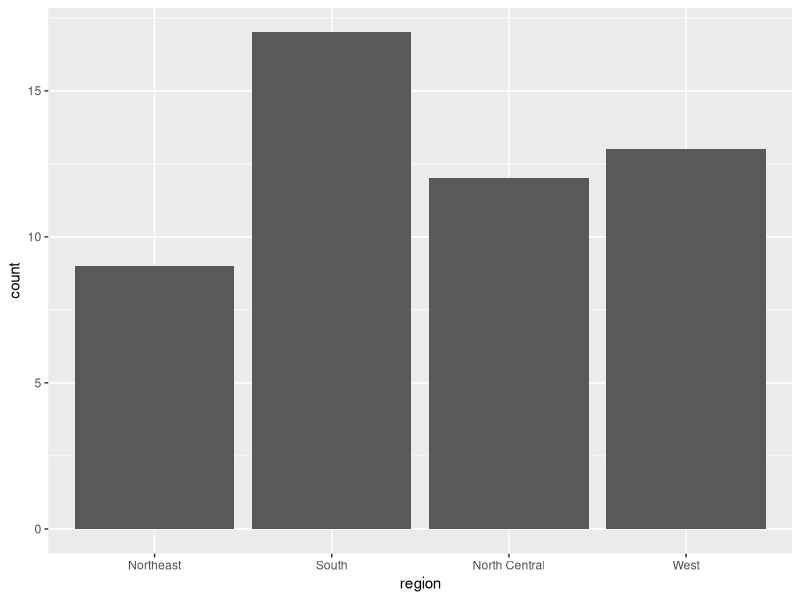
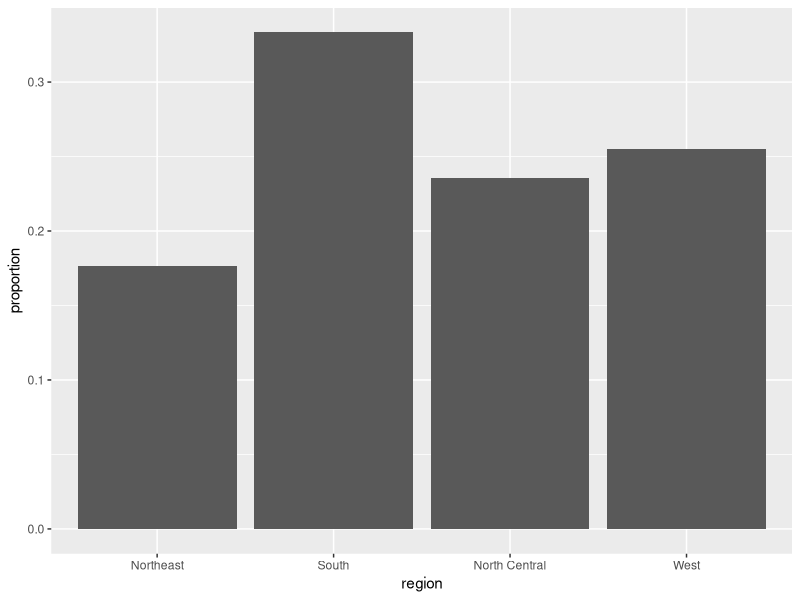
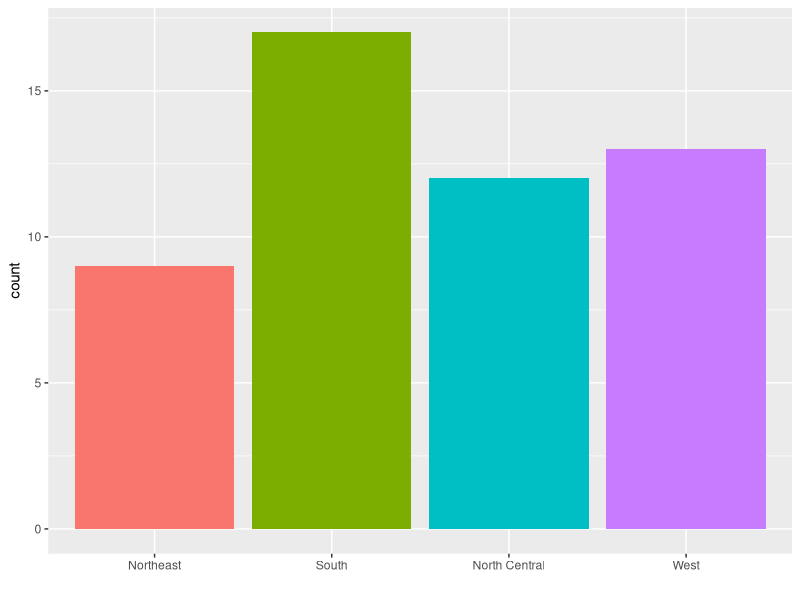
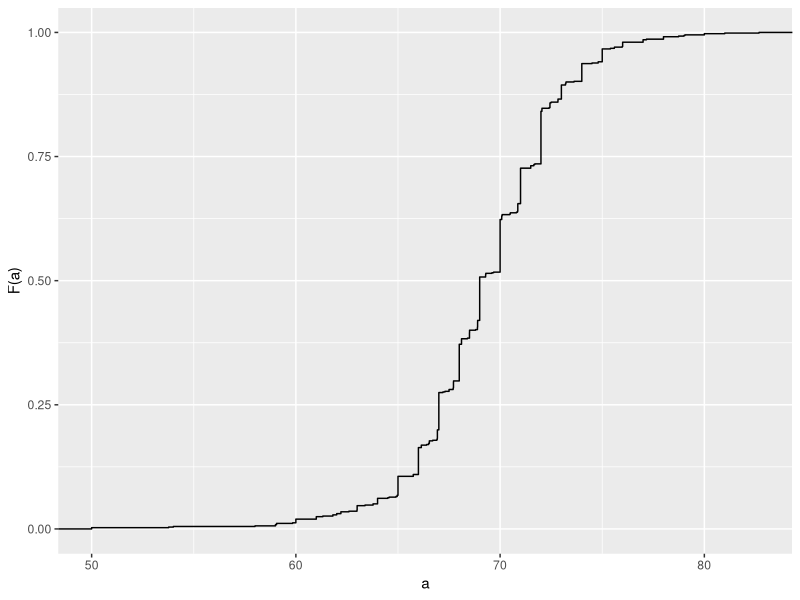
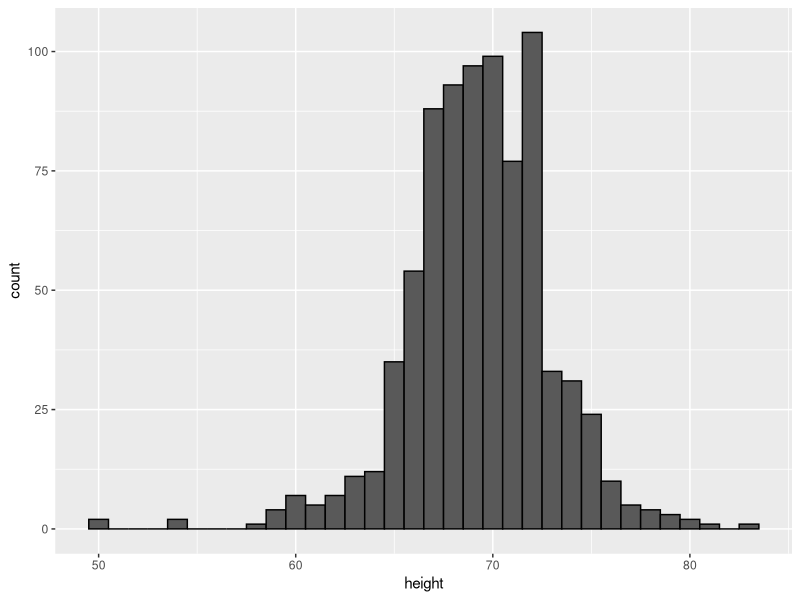
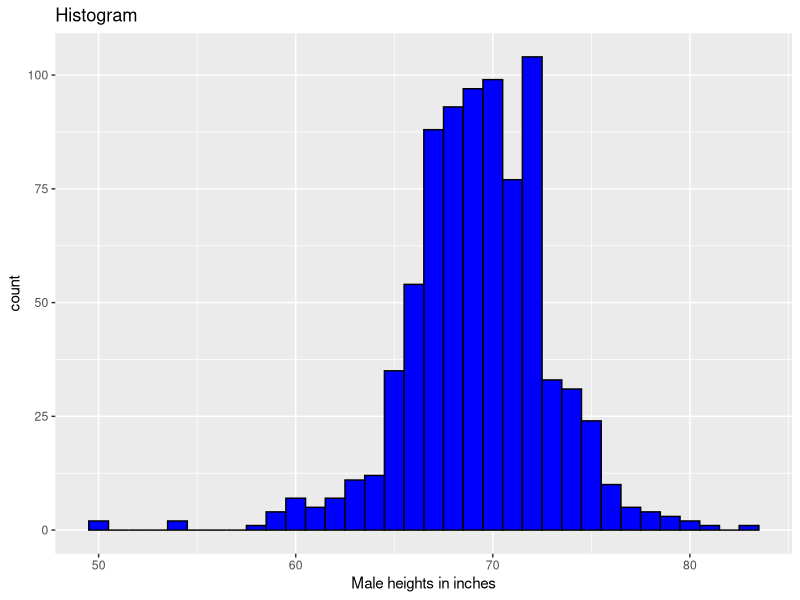
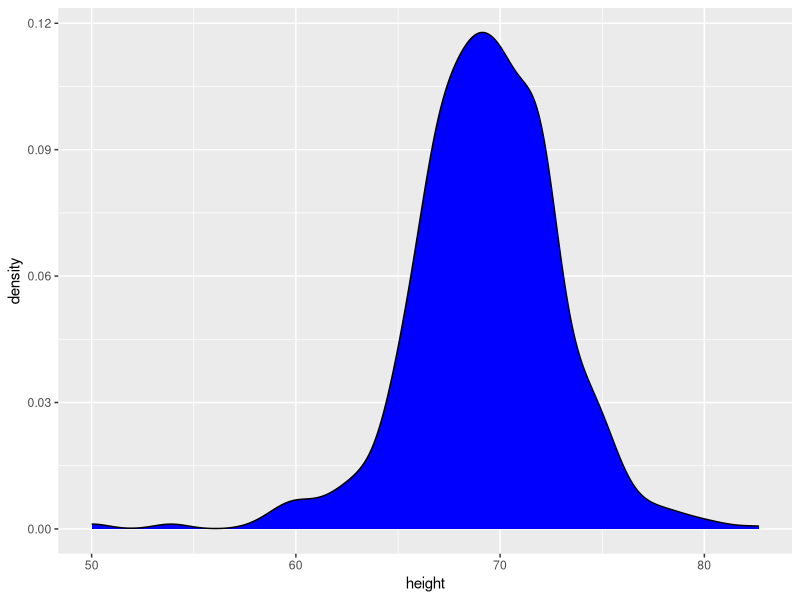
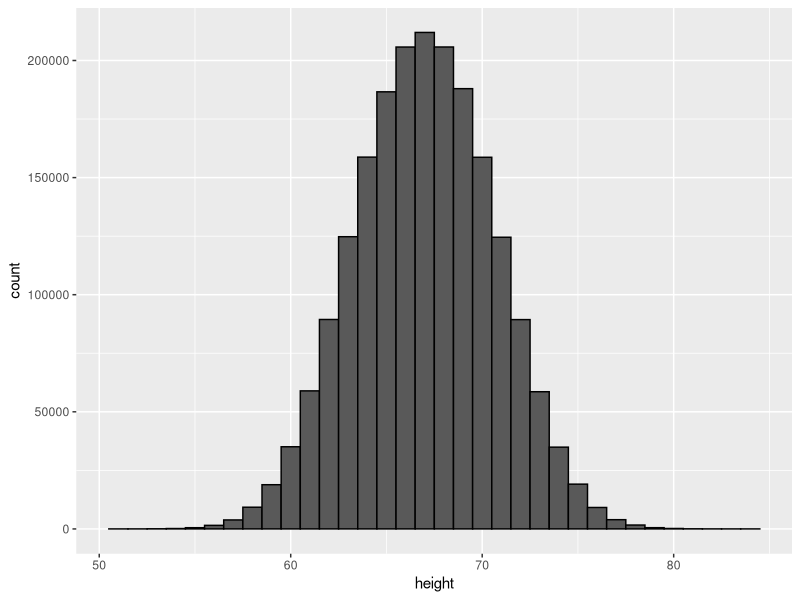

Write R code to recreate these figures, in order.
## ---- chunk 1
knitr::opts_chunk$set(echo = TRUE, fig.align="center")
library(tidyverse)
library(dslabs)
img_path <- "img/"
## ---- chunk 2
data(heights)
## ---- chunk 3
prop.table(table(heights$sex))
## ---- chunk 4
data(murders)
tab <- murders %>% 
  count(region) %>% 
  mutate(proportion = n/sum(n))
tab
## ---- chunk 5
murders %>% ggplot(aes(region)) + geom_bar()
## ---- chunk 6
tab %>% ggplot(aes(region, proportion)) + 
  geom_bar(stat = "identity")
## ---- chunk 7
murders %>% ggplot(aes(region, fill=region)) + 
  geom_bar(show.legend = FALSE) + xlab("")
## ---- chunk 8
heights %>% filter(sex=="Male") %>% 
  ggplot(aes(height)) + 
  stat_ecdf() + ylab("F(a)") + xlab("a")
## ---- chunk 9
heights %>% filter(sex=="Male") %>% 
  ggplot(aes(height)) + 
  geom_histogram(binwidth = 1, color = "black")
## ---- chunk 10
heights %>% filter(sex == "Male") %>% ggplot(aes(height)) +
  geom_histogram(binwidth = 1, fill = "blue", col = "black") +
  xlab("Male heights in inches") + ggtitle("Histogram")
## ---- chunk 11
heights %>% filter(sex=="Male") %>% 
  ggplot(aes(height)) + geom_density(fill= "blue")
## ---- chunk 12
set.seed(1988)
x <- data.frame(height = c(rnorm(1000000,69,3), rnorm(1000000,65,3)))
x %>% ggplot(aes(height)) + geom_histogram(binwidth = 1, color = "black")
## ---- chunk 13
p1 <- x %>% ggplot(aes(height)) + geom_histogram(binwidth = 1, color = "black") + ggtitle("binwidth=1")
p2 <- x %>% ggplot(aes(height)) + geom_histogram(binwidth = 0.5, color="black") + ggtitle("binwidth=0.5") 
p3 <- x %>% ggplot(aes(height)) + geom_histogram(binwidth = 0.1) + ggtitle("binwidth=0.1")
library(gridExtra)
grid.arrange(p1, p2, p3, nrow = 1)
## ---- chunk 14
hist1 <- heights %>% 
  filter(sex=="Male") %>% 
  ggplot(aes(height)) +
  geom_histogram(aes(y=..density..), binwidth = 1, color="black") 
hist2 <- hist1 +
  geom_line(stat='density')
hist3 <- hist1 + 
  geom_point(data = ggplot_build(hist2)$data[[1]], aes(x,y), col = "blue")
hist4 <- ggplot() + geom_point(data = ggplot_build(hist2)$data[[1]], aes(x,y), col = "blue") + 
  xlab("height") + ylab("density")
hist5 <- hist4 + geom_line(data = ggplot_build(hist2)$data[[2]], aes(x,y))
hist6 <- heights %>% 
  filter(sex=="Male") %>% 
  ggplot(aes(height)) +
  geom_density(alpha = 0.2, fill="#00BFC4", col = 0) +
  geom_line(stat='density') +
  scale_y_continuous(limits = layer_scales(hist2)$y$range$range)
  
grid.arrange(hist1, hist3, hist4, hist5, hist2, hist6, nrow=2)
## ---- chunk 15
p1 <- heights %>% 
  filter(sex=="Male")%>% ggplot(aes(height)) +
  geom_histogram(aes(y=..density..), binwidth = 1, alpha = 0.5) + 
  geom_line(stat='density', adjust = 0.5)

p2 <- heights %>% 
  filter(sex=="Male") %>% ggplot(aes(height)) +
  geom_histogram(aes(y=..density..), binwidth = 1, alpha = 0.5) + 
  geom_line(stat='density', adjust = 2)

grid.arrange(p1,p2, ncol=2)
## ---- chunk 16
heights %>% filter(sex=="Male") %>% 
  ggplot(aes(height)) + 
  geom_density(fill= "blue", adjust=2)
## ---- chunk 17
d <- with(heights, density(height[sex=="Male"]))
tmp <- data.frame(height=d$x, density=d$y)
tmp %>% ggplot(aes(height,density)) + geom_line() + 
  geom_area(aes(x=height,y=density), data = filter(tmp, between(height, 65, 68)), alpha=0.2, fill="blue")
## ---- chunk 18
heights %>% ggplot(aes(height, fill=sex)) + 
  geom_density(alpha = 0.2)
## ---- chunk 19
library(dslabs)
ds_theme_set()
data(murders)
murders %>% group_by(region) %>%
  summarize(n = n()) %>%
  mutate(Proportion = n/sum(n), 
         region = reorder(region, Proportion)) %>%
  ggplot(aes(x=region, y=Proportion, fill=region)) + 
  geom_bar(stat = "identity", show.legend = FALSE) + 
  xlab("")
## ---- chunk 20
heights %>% filter(sex == "Male") %>% ggplot(aes(height)) + 
  stat_ecdf() +
  ylab("F(a)") + xlab("a")
## ---- chunk 21
murders %>% mutate(murder_rate = total/population * 10^5) %>%
  ggplot(aes(murder_rate)) + 
  stat_ecdf() +
  ylab("F(a)") + xlab("a")
## ---- chunk 22
heights %>% 
  filter(sex == "Male") %>% 
  ggplot(aes(height)) + 
  geom_histogram(binwidth = 1, color = "black")
## ---- chunk 23
murders %>% ggplot(aes(x=population/10^6)) + 
  geom_density(fill = "grey") + 
  scale_x_log10() +
  xlab("Population in millions")
## ---- chunk 24
library(gridExtra)
p1 <- murders %>% ggplot(aes(x=population/10^6)) + 
  geom_density(fill = "grey", bw = 5) + xlab("Population in millions") + ggtitle("1")
p2 <- murders %>% ggplot(aes(x=population/10^6)) + 
  geom_density(fill = "grey", bw = .05) + scale_x_log10() + xlab("Population in millions") + ggtitle("2")
p3 <- murders %>% ggplot(aes(x=population/10^6)) + 
  geom_density(fill = "grey", bw = 1) + scale_x_log10() + xlab("Population in millions") + ggtitle("3")
grid.arrange(p1,p2,p3,ncol=2)
## ---- chunk 25
mu <- 0; s <- 1; norm_dist <- 
  data.frame(x=seq(-4,4,len=50)*s+mu) %>% 
  mutate(density=dnorm(x,mu,s))
norm_dist %>% ggplot(aes(x,density)) + geom_line()
## ---- chunk 26
index <- heights$sex == "Male"
x <- heights$height[index]
## ---- chunk 27
m <- mean(x)
s <- sd(x)
c(mu = m, sig = s)
## ---- chunk 28
norm_dist <- data.frame(x = seq(-4, 4, len=50)*s + m) %>% 
  mutate(density = dnorm(x, m, s))
heights %>% filter(sex == "Male") %>% ggplot(aes(height)) +
  geom_density(fill="#0099FF") + 
  geom_line(aes(x, density),  data = norm_dist, lwd=1.5) 
## ---- chunk 29
z <- scale(x)
## ---- chunk 30
mean(abs(z) < 2)
## ---- chunk 31
pnorm(-1.96)
## ---- chunk 32
qnorm(0.975)
## ---- chunk 33
qnorm(0.975, mean = 5, sd = 2)
## ---- chunk 34
mean(x <= 69.5)
## ---- chunk 35
p <- seq(0.05, 0.95, 0.05)
## ---- chunk 36
sample_quantiles <- quantile(x, p)
## ---- chunk 37
theoretical_quantiles <- qnorm(p, mean = mean(x), sd = sd(x))
## ---- chunk 38
qplot(theoretical_quantiles, sample_quantiles) + geom_abline()
## ---- chunk 39
heights %>% filter(sex == "Male") %>%
  ggplot(aes(sample = scale(height))) + 
  geom_qq() + geom_abline()
## ---- chunk 40
heights %>% filter(sex=="Male") %>%
  ggplot(aes(sample = height)) + geom_qq()
## ---- chunk 41
data(murders)
murders <- murders %>% mutate(rate = total/population*100000)
library(gridExtra)
p1 <- murders %>% ggplot(aes(x=rate)) + geom_histogram(binwidth = 1) + ggtitle("Histogram")
p2 <- murders %>% ggplot(aes(sample=rate)) + 
  geom_qq(dparams=summarize(murders, mean=mean(rate), sd=sd(rate))) +
  geom_abline() + ggtitle("QQ-plot")
grid.arrange(p1, p2, ncol = 2)
## ---- chunk 42
murders %>% ggplot(aes("",rate)) + geom_boxplot() +
  coord_cartesian(xlim = c(0, 2)) + xlab("")
## ---- chunk 43
heights %>% ggplot(aes(sex, height, fill=sex)) +
  geom_violin()
## ---- chunk 44
heights %>% ggplot(aes(x=sex, y=height, fill=sex)) +
  geom_boxplot()
## ---- chunk 45
p1 <- heights %>% filter(sex == "Female") %>%
  ggplot(aes(height)) +
  geom_density(fill="#F8766D") 
p2 <- heights %>% filter(sex == "Female") %>% 
  ggplot(aes(sample=scale(height))) +
  geom_qq() + geom_abline() + ylab("Standard Units")
grid.arrange(p1, p2, ncol=2)
## ---- chunk 46
heights %>% filter(sex == "Female") %>% 
  top_n(5, desc(height)) %>%
  pull(height)
## ---- chunk 47
library(tidyverse)
library(dslabs)
ds_theme_set()
data(gapminder)
tab <- gapminder %>% filter(year == 2010) %>% group_by(continent) %>% select(continent, population)  
tab %>% ggplot(aes(x=continent, y=population/10^6)) + 
  geom_boxplot() + 
  scale_y_continuous(trans = "log10", breaks = c(1,10,100,1000)) + ylab("Population in millions")
## ---- chunk 48
x <- expand.grid(x = 1:12, y = 1:10) %>% 
  mutate(z = 1:120) 
## ---- chunk 49
x %>% ggplot(aes(x, y, fill = z)) + 
  geom_raster() + 
  scale_fill_gradientn(colors =  terrain.colors(10))
## ---- chunk 50
x <- heights %>% 
  filter(sex=="Male") %>% 
  pull(height)
## ---- chunk 51
qplot(x, bins=15, color = I("black"), xlab = "Population")
## ---- chunk 52
sessionInfo()
